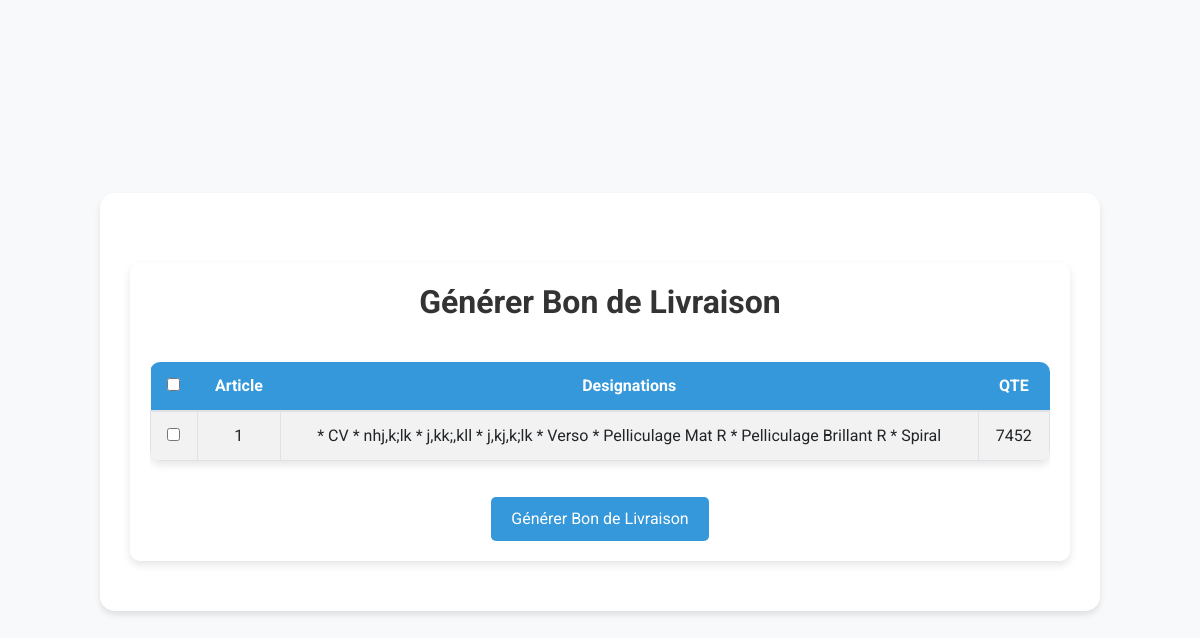
Page /application/generer_bon_livraison/7/ (signed in) on the committed database.
### Application/models.py (models this page shows, shortened)
class Option(models.Model):
    designation = models.ForeignKey(Designation, related_name='options', on_delete=models.CASCADE)
    option_name = models.CharField(max_length=255)
    format = models.CharField(max_length=255, blank=True, null=True)
    quantity = models.PositiveIntegerField(default=1)  # Assurez-vous que ce champ est correctement défini
    paper_type = models.CharField(max_length=255, blank=True, null=True)
    unit_price = models.DecimalField(max_digits=10, decimal_places=2, null=True, blank=True)
    total_ht = models.DecimalField(max_digits=10, decimal_places=2, default=0)
    tva_20 = models.DecimalField(max_digits=10, decimal_places=2, default=0)
    total_ttc = models.DecimalField(max_digits=10, decimal_places=2, default=0)
    grammage = models.CharField(max_length=255, blank=True, null=True)
    paragraph = models.TextField(blank=True, null=True)
    recto_verso = models.CharField(max_length=255, blank=True, null=True)
    pelliculage_mat = models.BooleanField(default=False)
    pelliculage_brillant = models.BooleanField(default=False)
    spiral = models.BooleanField(default=False)
    piquage = models.BooleanField(default=False)
    collage = models.BooleanField(default=False)
    cousu = models.BooleanField(default=False)

### Application/views.py (the view, shortened to what this page needs)
# urls.py: path('generer_bon_livraison/<int:pk>/', views.generer_bon_livraison, name='generer_bon_livraison'),
@login_required
@user_passes_test(lambda u: u.groups.filter(name='Directeurs').exists())
def generer_bon_livraison(request, pk):
    commande = get_object_or_404(Commande, pk=pk)
    date = datetime.now().strftime('%d/%m/%y')
    selected_options = []
    return render(request, 'Application/generer_bon_livraison.html', {
        'commande': commande,
        'selected_commandes': selected_options
    })

### Application/templates/Application/generer_bon_livraison.html (shortened to what this page needs)
{% extends "base_no_nav.html" %}
{% load custom_filters %}
{% block content %}
<div class="container custom-container">
    <h2 class="header-title text-center">Générer Bon de Livraison</h2>
    <form method="post">
        <div class="table-responsive">
            <table class="table table-striped table-bordered custom-table">
                <thead>
                    <tr>
                        <th><input type="checkbox" id="select-all"></th>
                        <th>Article</th>
                        <th>Designations</th>
                        <th>QTE</th>
                    </tr>
                </thead>
                <tbody>
                    <tbody>
                        {% for designation in commande.designations.all %}
                            {% for option in designation.options.all %}
                                <tr>
                                    <td>
                                        <input type="checkbox" name="selected_commandes" value="{{ option.id }}">
                                    </td>
                                    <td class="article-counter"></td>
                                    <td>
                                        {% if option.option_name %} * {{ option.option_name }}{% endif %}
                                        {% if option.format %} * {{ option.format }}{% endif %}
                                        {% if option.paper_type %} * {{ option.paper_type }}{% endif %}
                                        {% if option.grammage %} * {{ option.grammage }}{% endif %}
                                        {% if option.recto_verso %} * {{ option.recto_verso }}{% endif %}
                                        {% if option.pelliculage_mat %} * Pelliculage Mat R{% endif %}
                                        {% if option.pelliculage_brillant %} * Pelliculage Brillant R{% endif %}
                                        {% if option.spiral %} * Spiral{% endif %}
                                    </td>
                                    <td>{{ option.quantity }}</td>
                                </tr>
                            {% endfor %}
                        {% endfor %}
                    </tbody>
            </table>
        </div>
        <div class="text-center">
            <button type="submit" class="btn btn-primary-custom">Générer Bon de Livraison</button>
        </div>
    </form>
</div>
{% endblock %}

### Application/templates/Application/generer_bon_livraison.html (style rules this page uses)
body { font-family: 'Roboto', sans-serif; background-color: #f8f9fa; }
.custom-container { background-color: #fff; border-radius: 10px; box-shadow: 0 4px 8px rgba(0, 0, 0, 0.1); padding: 20px; margin-top: 40px; }
.custom-table { background-color: #fff; border-radius: 10px; box-shadow: 0 4px 8px rgba(0, 0, 0, 0.1); overflow: hidden; margin-top: 20px; }
.custom-table th, .custom-table td { padding: 12px 15px; text-align: center; }
.custom-table th { background-color: #3498db; color: #fff; font-weight: bold; border: none; }
.btn-primary-custom { background-color: #3498db; color: #fff; border: none; transition: background-color 0.3s ease; margin-top: 20px; padding: 10px 20px; border-radius: 5px; }
.header-title { font-family: 'Roboto', sans-serif; color: #333; font-weight: 700; margin-bottom: 20px; }
.table-responsive { border-radius: 10px; }

### rows in the picture
Option: option_name "CV", format "nhj,k;lk", paper_type "j,kk;,kll", grammage "j,kj,k;lk", recto_verso "Verso", pelliculage_mat "* Pelliculage Mat R", pelliculage_brillant "* Pelliculage Brillant R", spiral "* Spiral", quantity "7452"
